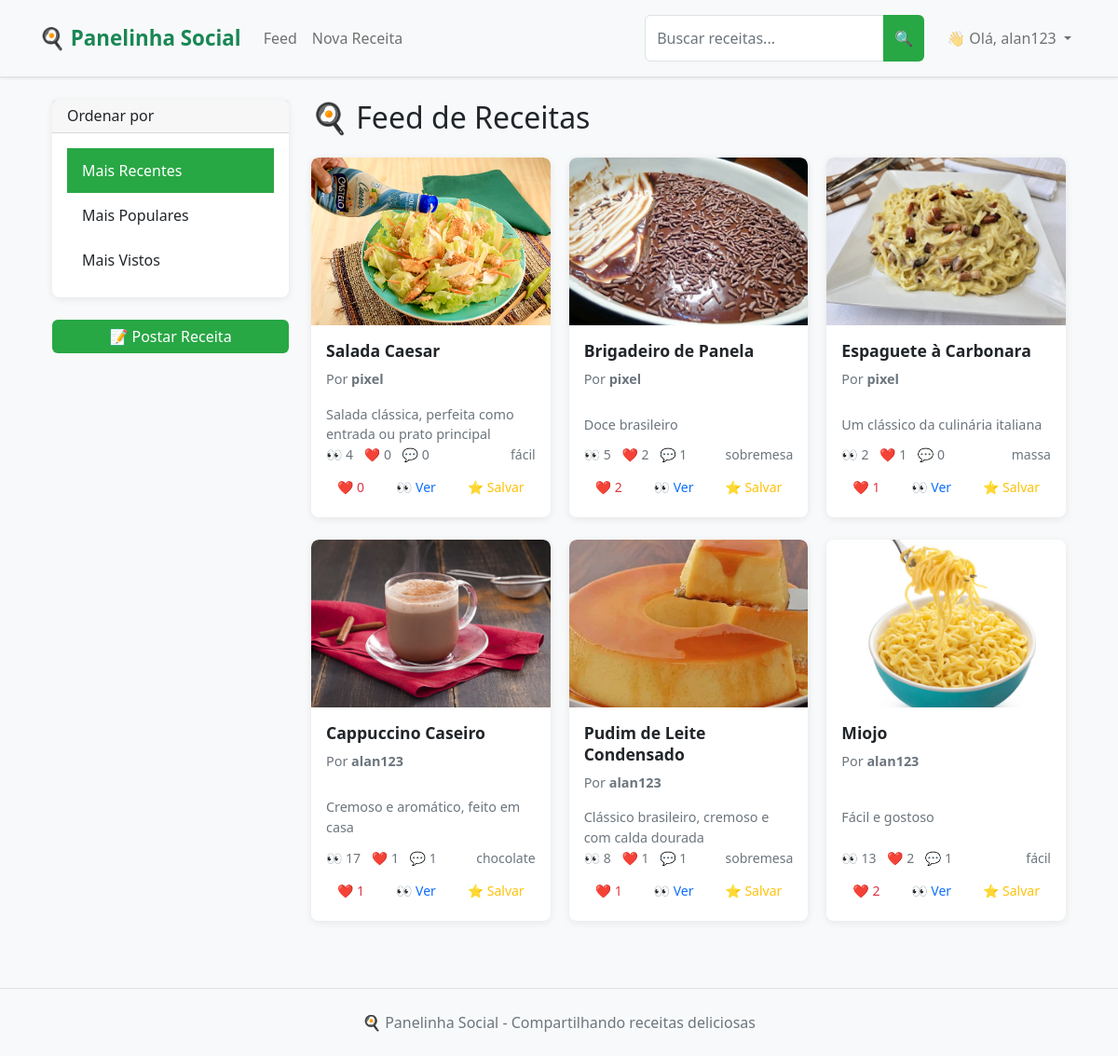
Before: /feed (signed in) with the older database file.
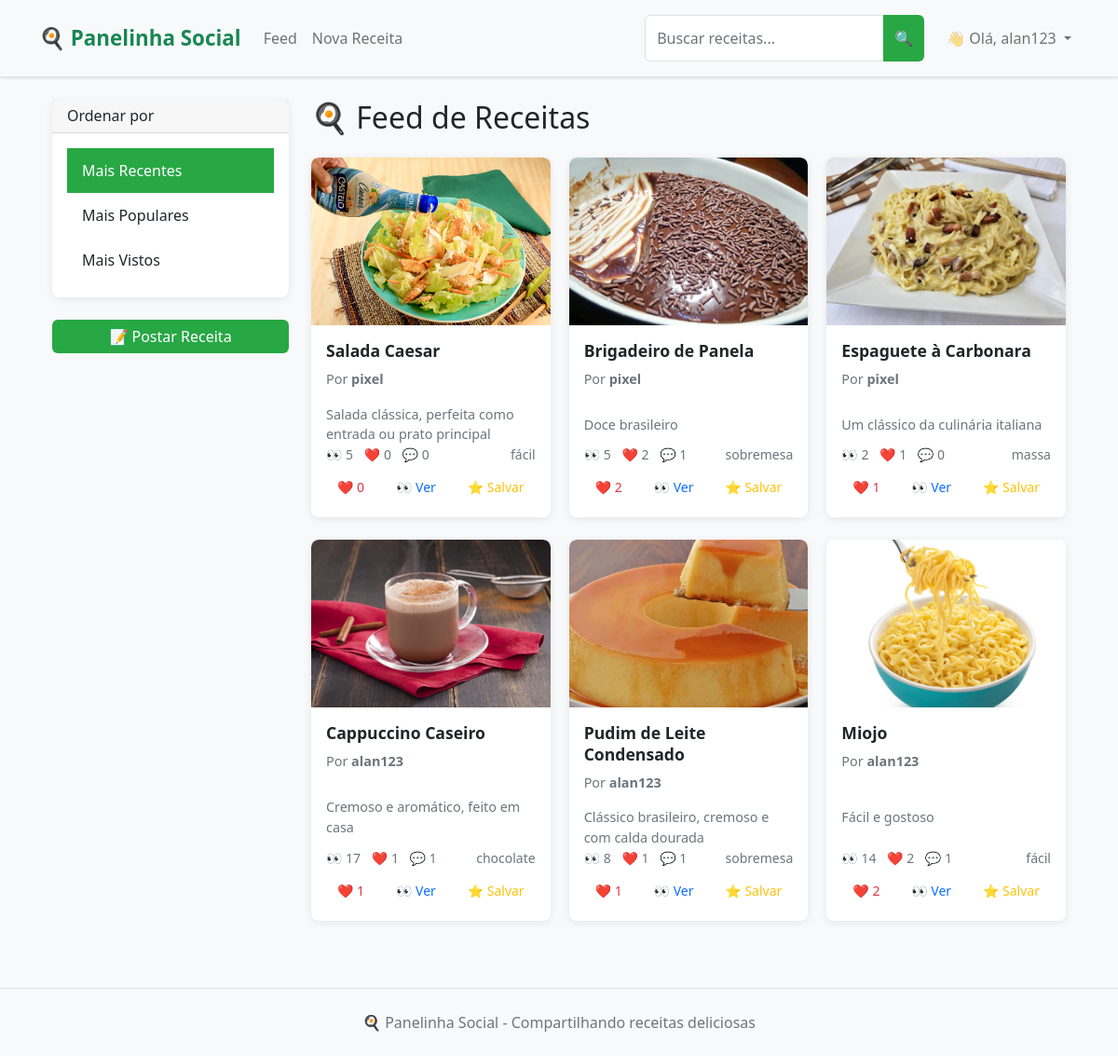
After: the same page with the newer database file.
### app.py (models this page shows, shortened)
class Recipe(db.Model):
    __tablename__ = 'recipe'
    id = db.Column(db.Integer, primary_key=True)
    title = db.Column(db.String(100), nullable=False, index=True)
    description = db.Column(db.Text)
    ingredients = db.Column(db.Text)
    steps = db.Column(db.Text)
    image = db.Column(db.String(200))
    categories = db.Column(db.String(200))
    difficulty = db.Column(db.String(20), nullable=False, default='Fácil', index=True)  # NOVO CAMPO
    is_draft = db.Column(db.Boolean, default=False, index=True)
    created_at = db.Column(db.DateTime, default=datetime.utcnow, index=True)
    updated_at = db.Column(db.DateTime, default=datetime.utcnow, onupdate=datetime.utcnow)
    views = db.Column(db.Integer, default=0, index=True)
    user_id = db.Column(db.Integer, db.ForeignKey('user.id'), nullable=False, index=True)
    likes = db.relationship('Like', backref='recipe', lazy='select')
    comments = db.relationship('Comment', backref='recipe', lazy='select')
    saved_by = db.relationship('SavedRecipe', backref='recipe', lazy='select')
    def like_count(self):
        if hasattr(self, '_like_count'):
            return self._like_count
        return len(self.likes)
    def comment_count(self):
        if hasattr(self, '_comment_count'):
            return self._comment_count
        return len(self.comments)

class User(UserMixin, db.Model):
    __tablename__ = 'user'
    id = db.Column(db.Integer, primary_key=True)
    username = db.Column(db.String(64), unique=True, nullable=False, index=True)
    email = db.Column(db.String(120), unique=True, nullable=False, index=True)
    password_hash = db.Column(db.String(128))
    bio = db.Column(db.Text)
    profile_picture = db.Column(db.String(200))
    created_at = db.Column(db.DateTime, default=datetime.utcnow)
    recipes = db.relationship('Recipe', backref='author', lazy='select')
    likes = db.relationship('Like', backref='user', lazy='select')
    comments = db.relationship('Comment', backref='user', lazy='select')
    saved_recipes = db.relationship('SavedRecipe', backref='user', lazy='select')

### app.py (the view)
@app.route('/feed')
@login_required
def feed():
    sort_by = request.args.get('sort', 'recent')
    recipes_query = Recipe.query.filter_by(is_draft=False)
    if sort_by == 'popular':
        recipes_query = recipes_query.outerjoin(Like).group_by(Recipe.id).order_by(func.count(Like.id).desc())
    elif sort_by == 'views':
        recipes_query = recipes_query.order_by(Recipe.views.desc())
    else:
        recipes_query = recipes_query.order_by(Recipe.created_at.desc())
    recipes = get_recipes_with_counts(recipes_query)
    return render_template('feed.html', title='Feed', recipes=recipes, sort_by=sort_by)

### app.py (called while the page is built)
@login_manager.user_loader
def load_user(id):
    return User.query.get(int(id))

### templates/feed.html (shortened to what the changed rows need)
{% extends "base.html" %}
{% block content %}
<div class="container-fluid">
    <div class="row">
        <div class="col-md-9">
            <h2 class="mb-4">🍳 Feed de Receitas</h2>
            {% if recipes %}
                <div class="row">
                    {% for recipe in recipes %}
                        <div class="col-xl-4 col-lg-6 col-md-6 mb-4">
                            <div class="card h-100 recipe-card">
                                <a href="{{ url_for('recipe_detail', recipe_id=recipe.id) }}" class="text-decoration-none">
                                    {% if recipe.image %}
                                        <img src="{{ url_for('static', filename='uploads/' + recipe.image) }}"
                                             class="card-img-top" alt="{{ recipe.title }}">
                                    {% else %}
                                        <div class="card-img-top bg-light d-flex align-items-center justify-content-center"
                                             style="height: 200px;">
                                            <span class="text-muted">📷 Sem imagem</span>
                                        </div>
                                    {% endif %}
                                </a>
                                <div class="card-body d-flex flex-column">
                                    <a href="{{ url_for('recipe_detail', recipe_id=recipe.id) }}" class="text-decoration-none text-dark">
                                        <h5 class="card-title">{{ recipe.title }}</h5>
                                    </a>
                                    <p class="card-text text-muted small">
                                        Por <strong>{{ recipe.author.username }}</strong>
                                    </p>
                                    <a href="{{ url_for('recipe_detail', recipe_id=recipe.id) }}" class="text-decoration-none text-dark flex-grow-1">
                                        <p class="card-text">{{ recipe.description[:100] }}{% if recipe.description|length > 100 %}...{% endif %}</p>
                                    </a>
                                    <div class="mt-auto">
                                        <div class="d-flex justify-content-between align-items-center mb-2">
                                            <div class="text-muted small">
                                                <span class="me-2">👀 {{ recipe.views }}</span>
                                                <span class="me-2">❤️ {{ recipe.like_count() }}</span>
                                                <span>💬 {{ recipe.comment_count() }}</span>
                                            </div>
                                            {% if recipe.categories %}
                                                <small class="text-muted">
                                                    {{ recipe.categories.split(',')[0] }}
                                                </small>
                                            {% endif %}
                                        </div>
                                        <div class="d-flex justify-content-between">
                                            <button class="btn btn-sm btn-outline-danger like-btn"
                                                    data-recipe-id="{{ recipe.id }}">
                                                ❤️ <span class="like-count">{{ recipe.like_count() }}</span>
                                            </button>
                                            <a href="{{ url_for('recipe_detail', recipe_id=recipe.id) }}"
                                               class="btn btn-sm btn-outline-primary">
                                                👀 Ver
                                            </a>
                                            <button class="btn btn-sm btn-outline-warning save-btn"
                                                    data-recipe-id="{{ recipe.id }}">
                                                ⭐ Salvar
                                            </button>
                                        </div>
                                    </div>
                                </div>
                            </div>
                        </div>
                    {% endfor %}
                </div>
            {% endif %}
        </div>
    </div>
</div>
{% endblock %}

Changed rows visible on the page:
changed Recipe "Salada Caesar": views "4" → "5"
changed Recipe "Miojo": views "13" → "14"
